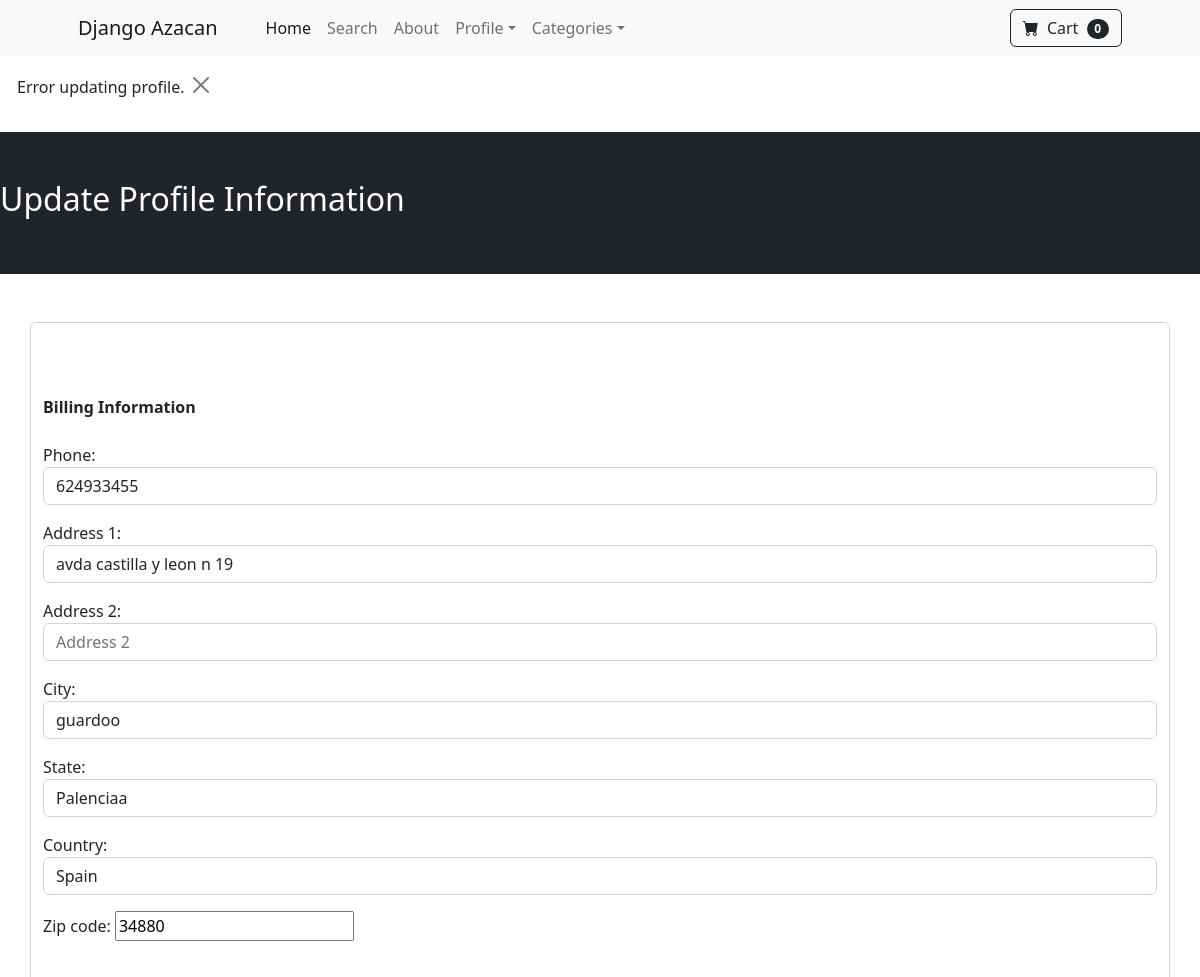
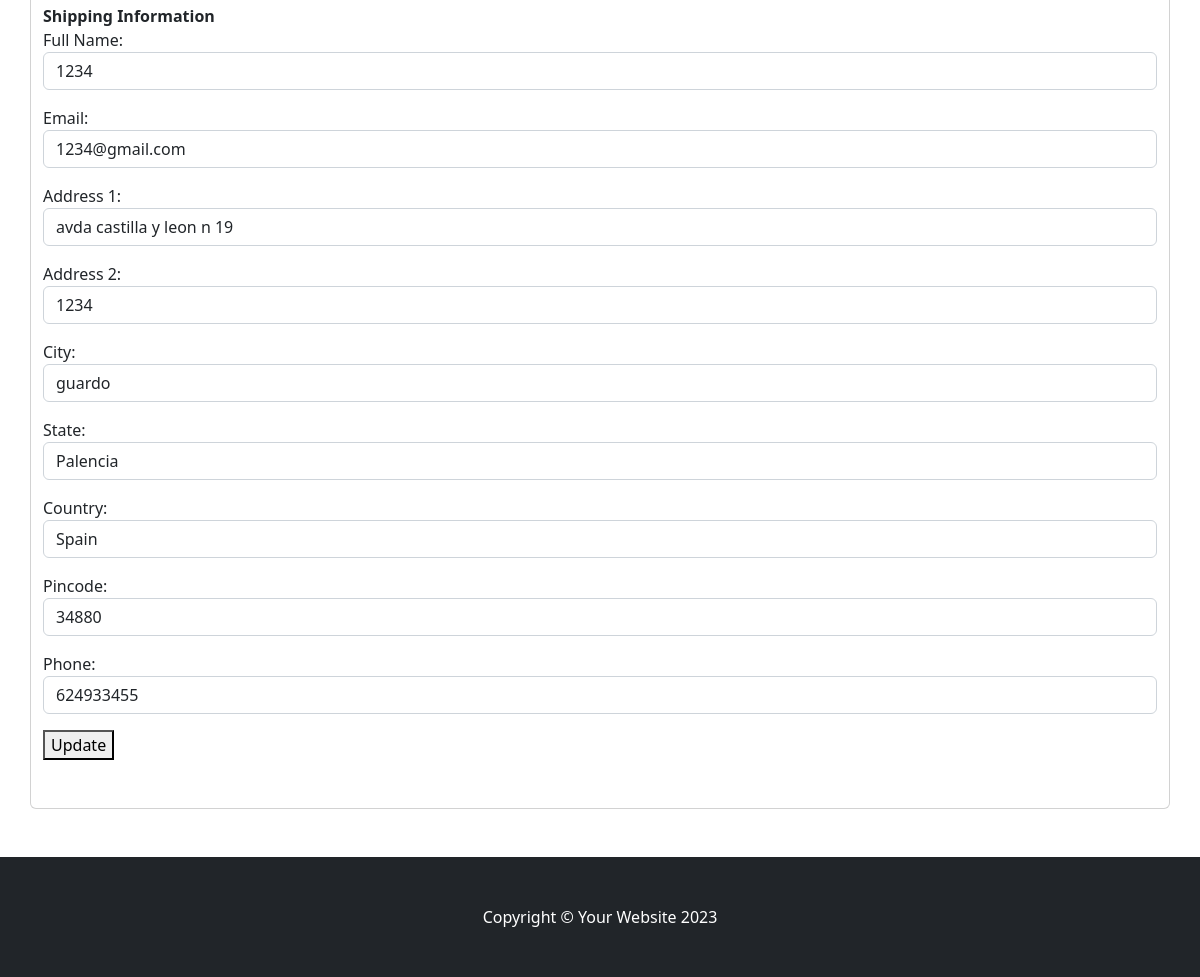
The page /update_info/ (signed in) on the database its author committed (2 pictures, top to bottom).
### store/models.py (models this page shows, shortened)
class Profile(models.Model):
    user = models.OneToOneField(User, on_delete=models.CASCADE)
    date_modified = models.DateTimeField(auto_now=True)
    phone = models.CharField(max_length=15, blank=True, null=True)
    address1 = models.CharField(max_length=255, blank=True, null=True)
    address2 = models.CharField(max_length=255, blank=True, null=True)
    city = models.CharField(max_length=100, blank=True, null=True)
    state = models.CharField(max_length=100, blank=True, null=True)
    zip_code = models.CharField(max_length=20, blank=True, null=True)
    country = models.CharField(max_length=100, blank=True, null=True)
    old_cart = models.CharField(max_length=255, blank=True, null=True)
    class Meta:
        verbose_name = "Profile"
        verbose_name_plural = "Profiles"

### payment/models.py (models this page shows, shortened)
class ShippingAddress(models.Model):
    user = models.ForeignKey(User, on_delete=models.CASCADE, null=True, blank=True)
    shipping_full_name = models.CharField(max_length=255)
    shipping_email = models.EmailField()
    shipping_address1 = models.CharField(max_length=255)
    shipping_address2 = models.CharField(max_length=255)
    shipping_city = models.CharField(max_length=255)
    shipping_state = models.CharField(max_length=255, null=True, blank=True)
    shipping_country = models.CharField(max_length=255, null=True, blank=True)
    shipping_pincode = models.CharField(max_length=255)
    shipping_phone = models.CharField(max_length=255)
    class Meta:
        verbose_name = 'Shipping Address'
        verbose_name_plural = 'Shipping Addresses'

### store/views.py (the view)
# urls.py: path('update_info/', views.update_info, name='update_info'),
def update_info(request):
    if not request.user.is_authenticated:
        messages.error(request, 'You must be logged in to update your profile.')
        return redirect('login')
    else:
        current_user = Profile.objects.get(user_id=request.user.id)
        try:
            shipping_user = ShippingAddress.objects.get(user_id=request.user.id)
        except ShippingAddress.DoesNotExist:
            shipping_user = None
        form = UserInfoForm(instance=current_user)
        shipping_form = ShippingForm(request.POST or None, instance=shipping_user)
        if request.method == 'POST':
            form = UserInfoForm(request.POST, instance=current_user)
            if form.is_valid() and shipping_form.is_valid():
                form.save()
                shipping_address = shipping_form.save(commit=False)
                shipping_address.user = request.user
                shipping_address.save()
                messages.success(request, 'Profile updated successfully.')
            return redirect('update_info')
        else:
            messages.error(request, 'Error updating profile.')
    return render(request, 'update_info.html', {'form': form, 'shipping_form': shipping_form})

### store/forms.py
class UserInfoForm(forms.ModelForm):
	phone = forms.CharField(label="Phone", widget=forms.TextInput(attrs={'class':'form-control', 'placeholder':'Phone'}),required=False,max_length=15)
	address1 = forms.CharField(label="Address 1", widget=forms.TextInput(attrs={'class':'form-control', 'placeholder':'Address 1'}),required=False, max_length=100)
	address2 = forms.CharField(label="Address 2", widget=forms.TextInput(attrs={'class':'form-control', 'placeholder':'Address 2'}),required=False, max_length=100)
	city = forms.CharField(label="City", widget=forms.TextInput(attrs={'class':'form-control', 'placeholder':'City'}),required=False, max_length=100)
	state = forms.CharField(label="State", widget=forms.TextInput(attrs={'class':'form-control', 'placeholder':'State'}),required=False, max_length=100)
	country = forms.CharField(label="Country", widget=forms.TextInput(attrs={'class':'form-control', 'placeholder':'Country'}),required=False, max_length=100)
	zip_code = forms.CharField(max_length=10)
	class Meta:
		model = Profile
		fields = ('phone', 'address1', 'address2', 'city', 'state', 'country', 'zip_code')

### cart/cart.py (called while the page is built)
    def __len__(self):
        return len(self.cart)

### cart/context_processors.py (called while the page is built)
def cart(request):
    return {'cart': Cart(request)}

### store/templates/update_info.html (shortened to what this page needs)
{% extends 'base.html' %}
{% block content %}
<header class="bg-dark text-white py-5">
    <h2>Update Profile Information</h2>
</header>
<div class="container mt-5 mb-5 py-5 card">
    <br>
    <strong>Billing Information</strong>
    <br>
    <form method="post" action="{% url 'update_info' %} ">
        {{ form.as_p }}
        <br>
        <strong>Shipping Information</strong>
        <br>
        {{ shipping_form.as_p }}
        <button type="submit">Update</button>
    </form>
</div>
{% endblock %}

### rows shown on the page
Profile: phone "624933455", address1 "avda castilla y leon n 19", city "guardoo", state "Palenciaa", country "Spain", zip_code "34880"
ShippingAddress: shipping_full_name "1234", shipping_email "1234@gmail.com", shipping_address1 "avda castilla y leon n 19", shipping_address2 "1234", shipping_city "guardo", shipping_state "Palencia", shipping_country "Spain", shipping_pincode "34880", shipping_phone "624933455"

### other values the page prints
{{ cart|length }} "0"
{{ message }} "Error updating profile."
